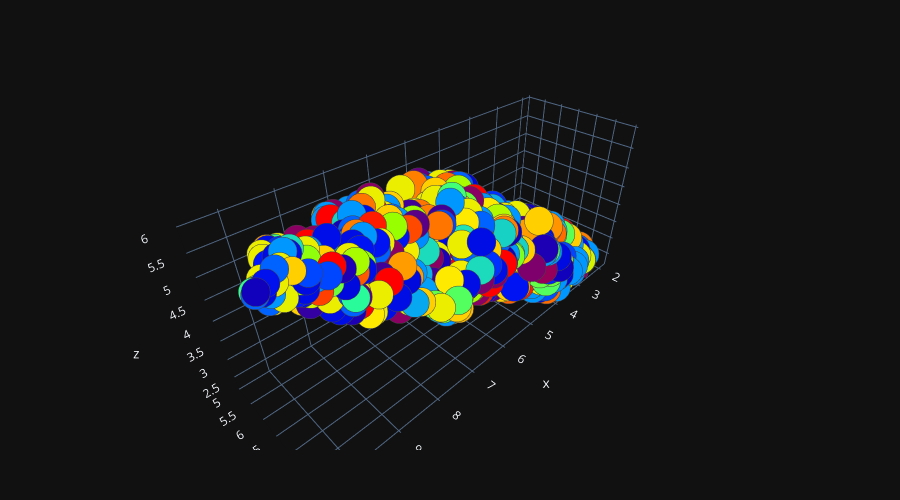

This figure's notebook cell:
### Code cell
plot_3d(reducer.embedding_[:, 0],reducer.embedding_[:, 1],reducer.embedding_[:, 2])

### Figure 1 — Plotly figure (JSON) as saved in the notebook; plotly's stock layout.template omitted (floating-point values rounded to 4 significant figures; data arrays with more than 128 entries replaced by an {"elided": "..."} marker saying what was removed)
{"data": [{"marker": {"color": {"elided": "943 int values"}, "colorscale": [[0, "rgb(150,0,90)"], [0.125, "rgb(0,0,200)"], [0.25, "rgb(0,25,255)"], [0.375, "rgb(0,152,255)"], [0.5, "rgb(44,255,150)"], [0.625, "rgb(151,255,0)"], [0.75, "rgb(255,234,0)"], [0.875, "rgb(255,111,0)"], [1, "rgb(255,0,0)"]], "line": {"width": 1}, "opacity": 1, "size": 10}, "mode": "markers", "type": "scatter3d", "x": {"elided": "943 float values"}, "y": {"elided": "943 float values"}, "z": {"elided": "943 float values"}}], "layout": {"height": 500, "margin": {"b": 50, "l": 50, "r": 50, "t": 50}, "width": 900}}
